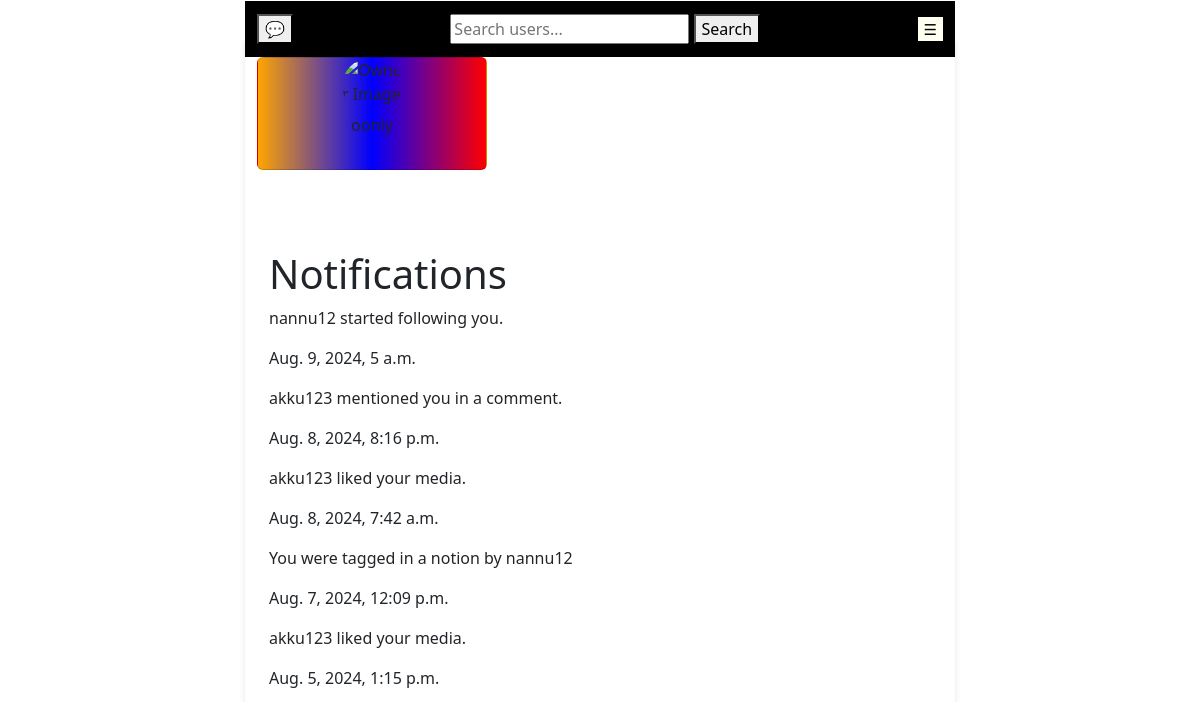
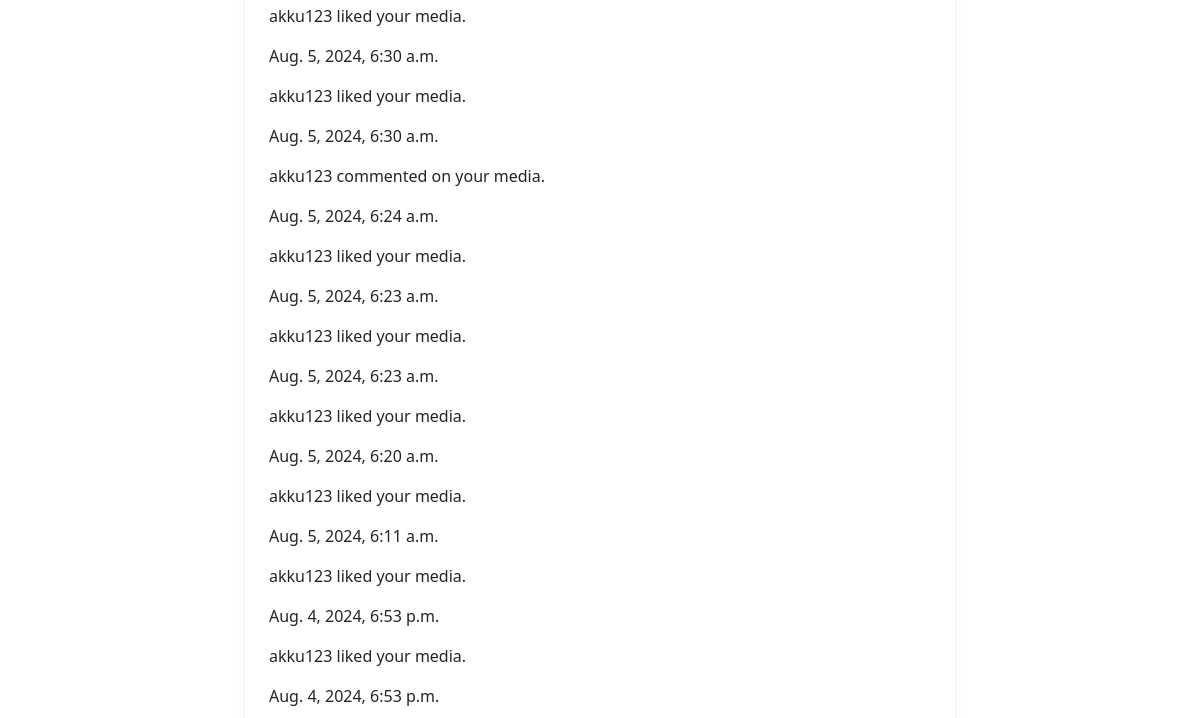
/profile_notifications/ (signed in, upper part), run on an earlier commit of the app's database (2 pictures, top to bottom).
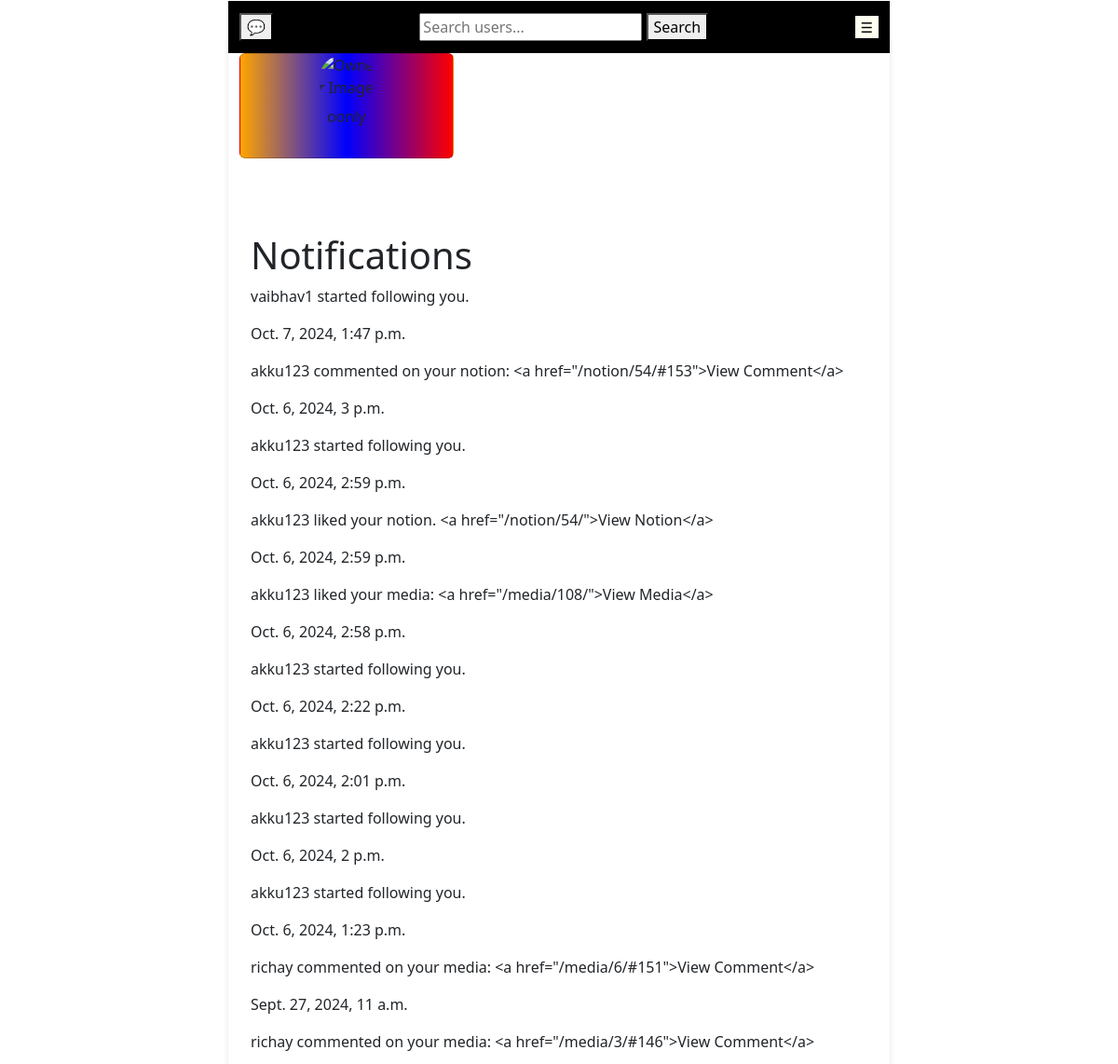
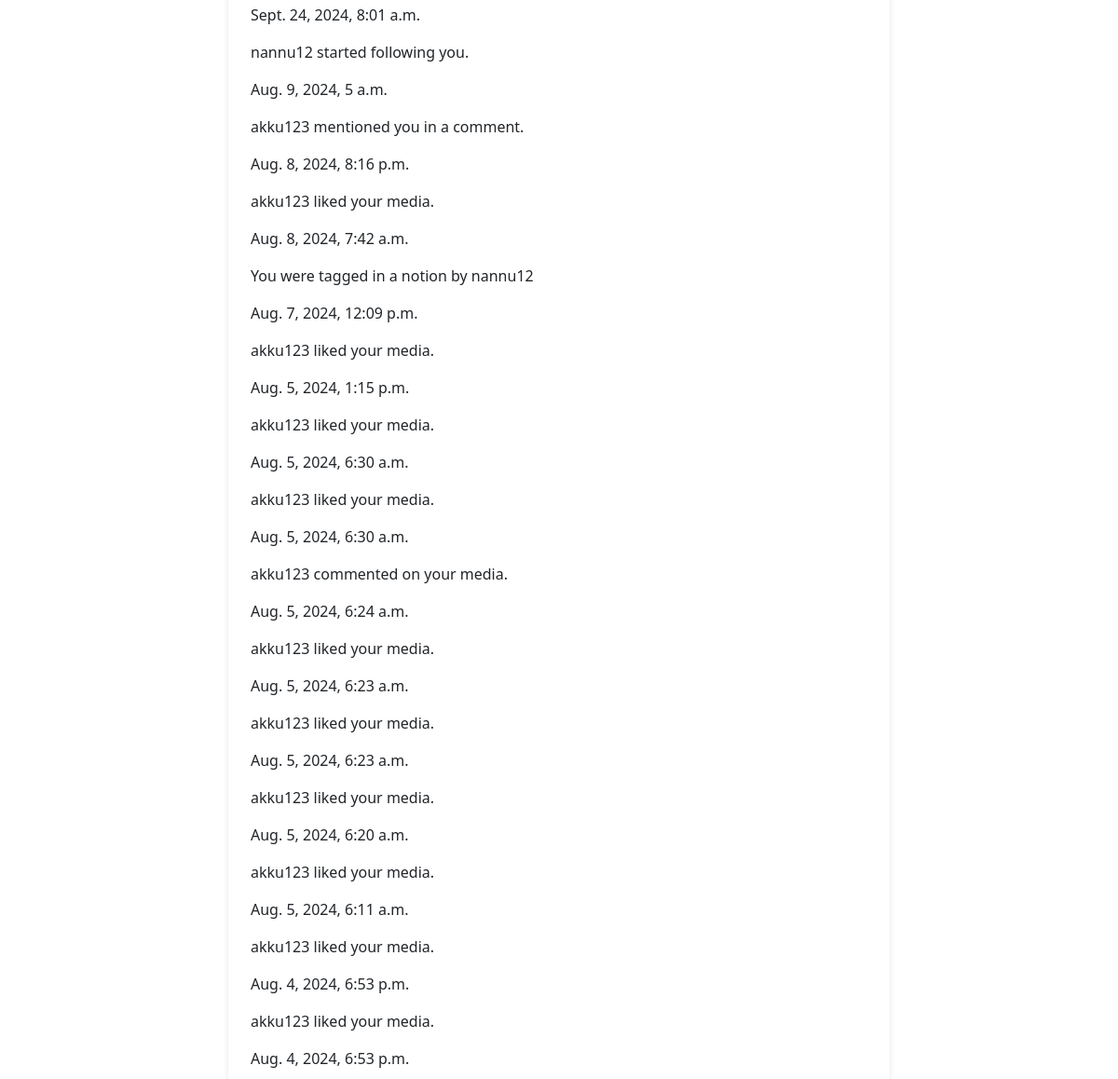
And on a later commit of the database (2 pictures, top to bottom).
### notion/models.py (models this page shows, shortened)
class Notification(models.Model):
    user = models.ForeignKey(AuthUser, on_delete=models.CASCADE, related_name='notifications', null = True)
    content = models.TextField()
    created_at = models.DateTimeField(auto_now_add=True)
    is_read = models.BooleanField(default=False)
    notion = models.ForeignKey('Notion', null=True, blank=True, on_delete=models.CASCADE, related_name='notifications')
    comment = models.ForeignKey('Comment', null=True, blank=True, on_delete=models.CASCADE, related_name='notifications')
    liked_by = models.ForeignKey(AuthUser, null=True, blank=True, on_delete=models.CASCADE, related_name='liked_notifications')
    related_media = models.ForeignKey(Media, on_delete=models.CASCADE, related_name='related_notifications', null=True, blank=True)
    related_notion = models.ForeignKey(Notion, on_delete=models.CASCADE, related_name='related_notifications', null=True, blank=True)
    related_comment = models.ForeignKey(Comment, on_delete=models.CASCADE, related_name='related_notifications', null=True, blank=True)
    related_user = models.ForeignKey(AuthUser, on_delete=models.CASCADE, related_name='related_notifications', null=True, blank=True)
    type = models.CharField(max_length=50, choices=[('follow', 'Follow'), ('like', 'Like'), ('comment', 'Comment')], null=True)

### user_profile/views.py (the view)
# urls.py: path('profile_notifications/', views.profile_notifications, name='profile_notifications'),
@login_required
def profile_notifications(request):
    notifications = Notification.objects.filter(user=request.user).order_by('-created_at')
    paginator = Paginator(notifications, 100)
    page_number = request.GET.get('page')
    page_obj = paginator.get_page(page_number)
    return render(request, 'profile_notifications.html', {'page_obj': page_obj})

### templates/user_profile/profile_notifications.html (shortened to what this page needs)
{% extends 'landing_page.html' %}
{% block content %}
<h1>Notifications</h1>
<div>
    {% for notification in page_obj %}
        <div>
            <p>{{ notification.content }}</p>
            <p>{{ notification.created_at }}</p>
        </div>
    {% endfor %}
</div>
{% endblock %}

What changed in the data, as far as the page shows it:
added Notification: content "vaibhav1 started following you.", created_at "Oct. 7, 2024, 1:47 p.m."
added Notification: content "akku123 commented on your notion: <a href=\"/notion/54/#153\">View Comment</a>", created_at "Oct. 6, 2024, 3 p.m."
added Notification: content "akku123 started following you.", created_at "Oct. 6, 2024, 2:59 p.m."
added Notification: content "akku123 liked your notion. <a href=\"/notion/54/\">View Notion</a>", created_at "Oct. 6, 2024, 2:59 p.m."
added Notification: content "akku123 liked your media: <a href=\"/media/108/\">View Media</a>", created_at "Oct. 6, 2024, 2:58 p.m."
added Notification: content "akku123 started following you.", created_at "Oct. 6, 2024, 2:22 p.m."
added Notification: content "akku123 started following you.", created_at "Oct. 6, 2024, 2:01 p.m."
added Notification: content "akku123 started following you.", created_at "Oct. 6, 2024, 2 p.m."
added Notification: content "akku123 started following you.", created_at "Oct. 6, 2024, 1:23 p.m."
added Notification: content "richay commented on your media: <a href=\"/media/6/#151\">View Comment</a>", created_at "Sept. 27, 2024, 11 a.m."
added Notification: content "richay commented on your media: <a href=\"/media/3/#146\">View Comment</a>", created_at "Sept. 24, 2024, 8:01 a.m."
